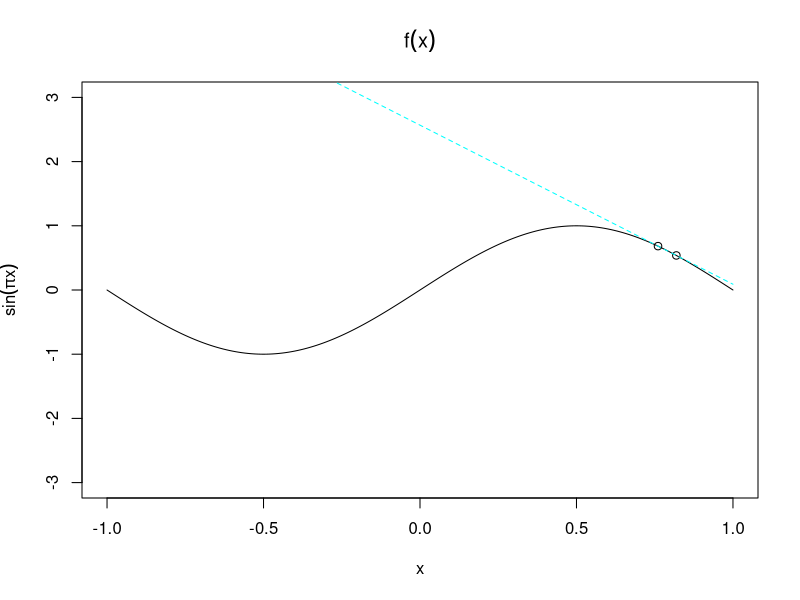
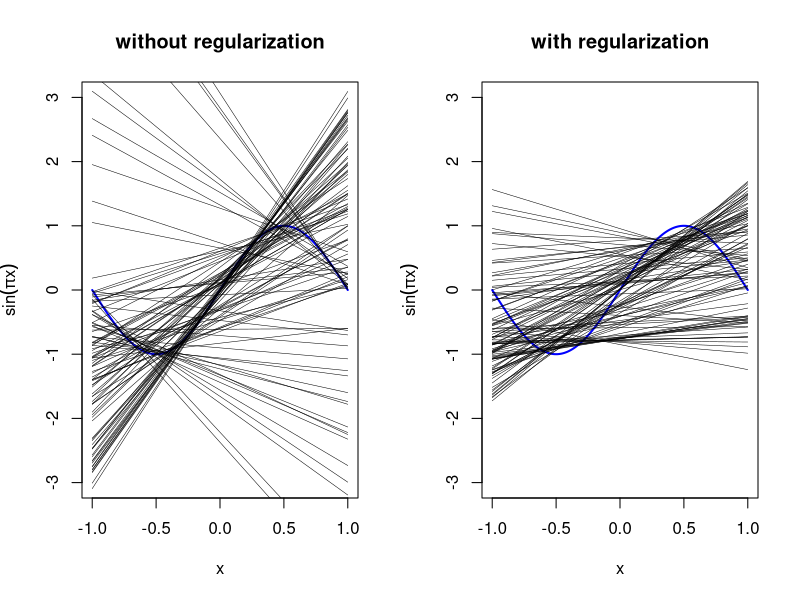
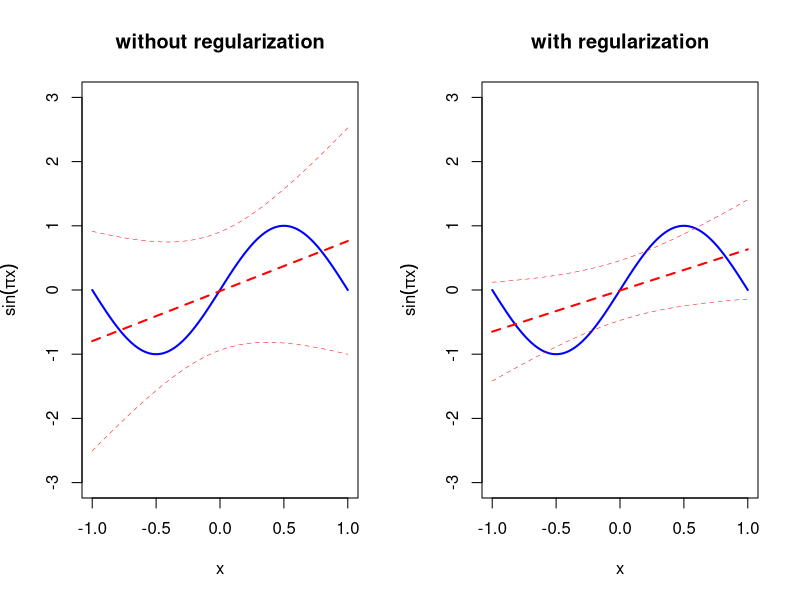
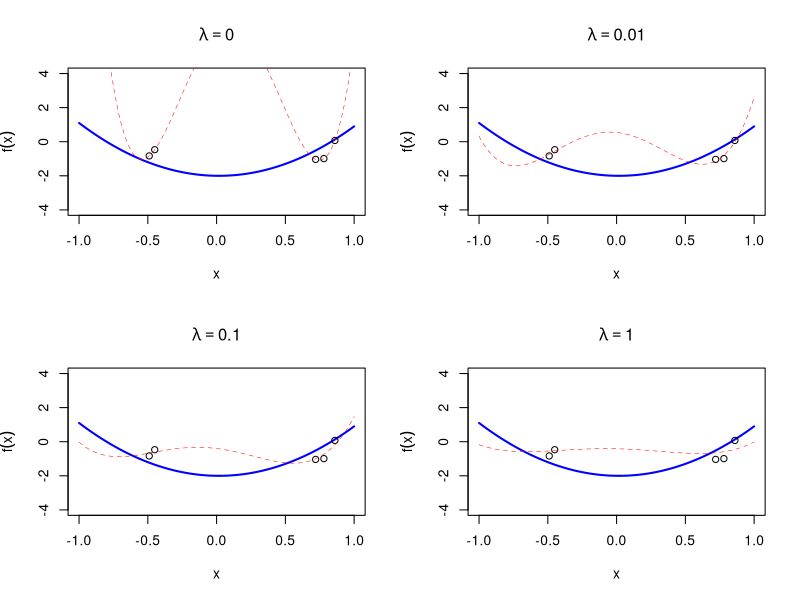

Write R code to recreate these figures, in order.
# Choose n points on the sine function
simul=function(n){
	data<-matrix(rep(NA,n*2),nrow=n,ncol=2)
	x<-runif(n,-1,1)
	y<-sin(pi*x)
	data[,1]<-x
	data[,2]<-y
	return(data)
}

# Shows sin fn with 2 random points as well as the two fitted models
data<-simul(2)
lin=function(xx,data){ #lin is the fitted linear model
	l<-lm(data[,2]~data[,1])
	return(l$coefficients[1]+(xx*l$coefficients[2]))
}
x<-seq(-1,1,0.01)
plot(c(-1,1),c(-3,3),type="n",main=expression(f(x)),xlab=expression(x),ylab=expression(sin(pi*x)))
lines(x,sin(x*pi),type="l",main=expression(f(x)))
points(data)
lines(x,lin(x,data),lty=2,col="cyan")

# Legendre polynomials
Legendre=function(x,n){
	val=0
	for(i in 0:n){
		val=val+((x^i)*choose(n,i)*choose((n+i-1)/2,n))
	}
	return((2^n)*val)
}

# Regularised estimate
RegEst=function(data,Q,lam){
	d=dim(data)
	y=matrix(data[,2],nrow=d[1])
	Z=matrix(rep(NA,(d[1]*(Q+1))),nrow=d[1])
	for(i in 1:d[1]){
		Z[i,1]<-1
		for(j in 2:(Q+1)){
			Z[i,j]=Legendre(data[i,1],j-1)
		}
	}
	w=solve((t(Z)%*%Z)+(lam*diag(Q+1)))%*%(t(Z)%*%y)
	return(w)
}

# polynomial model of order "Q" based on "data" and regularisation parameter "lam"
RegLin=function(xx,data,lam,Q){ #lin is the fitted linear model
	l<-RegEst(data,Q,lam)
	j<-l[1]

	for(i in 2:(Q+1)){
		j<-j+(l[i]*(Legendre(xx,i-1)))
	}

	return(j)
}

# show M linear models fitted to sin model (with and without regularization)
M=100;x<-seq(-1,1,0.01)
layout(matrix(c(1,2),nrow=1,ncol=2,byrow=T),widths=c(2,2),heights=c(1))
plot(c(-1,1),c(-3,3),type="n",main="without regularization",xlab=expression(x),ylab=expression(sin(pi*x)))
lines(x,sin(x*pi),type="l",lwd=2,col="blue")
curves.org=matrix(rep(NA,M*length(x)),ncol=length(x),nrow=M);
curves.reg=matrix(rep(NA,M*length(x)),ncol=length(x),nrow=M);
for(i in 1:M){
	data<-simul(2)
	curves.org[i,]<-lin(x,data)
	curves.reg[i,]<-RegLin(x,data,0.1,1)
}
for(i in 1:M){
	lines(x,curves.org[i,],type="l",lwd=0.5)
}
plot(c(-1,1),c(-3,3),type="n",main="with regularization",xlab=expression(x),ylab=expression(sin(pi*x)))
lines(x,sin(x*pi),type="l",lwd=2,col="blue")
for(i in 1:M){
	lines(x,curves.reg[i,],type="l",lwd=0.5)
}

# estimate Eout from M linear models fitted to sin model (with and without regularization)
M=1000
curves.org=matrix(rep(NA,M*length(x)),ncol=length(x),nrow=M);avg.org=rep(NA,length(x));vari.org=rep(NA,length(x))
curves.reg=matrix(rep(NA,M*length(x)),ncol=length(x),nrow=M);avg.reg=rep(NA,length(x));vari.reg=rep(NA,length(x))
for(i in 1:M){
	data<-simul(2)
	curves.org[i,]<-lin(x,data)
	curves.reg[i,]<-RegLin(x,data,0.1,1)
}
for(i in 1:length(x)){
	avg.org[i]<-mean(curves.org[,i])
	vari.org[i]<-var(curves.org[,i])
	avg.reg[i]<-mean(curves.reg[,i])
	vari.reg[i]<-var(curves.reg[,i])
}
layout(matrix(c(1,2),nrow=1,ncol=2,byrow=T),widths=c(1,1),heights=c(1))
plot(c(-1,1),c(-3,3),type="n",main="without regularization",xlab=expression(x),ylab=expression(sin(pi*x)))
lines(x,sin(x*pi),type="l",lwd=2,col="blue")
lines(x,avg.org,type="l",lwd=2,lty=2,col="red")
bias.org=(t(sin(pi*x)-avg.org)%*%(sin(pi*x)-avg.org))*0.01
lines(x,avg.org+sqrt(vari.org),type="l",lwd=0.5,lty=2,col="red")
lines(x,avg.org-sqrt(vari.org),type="l",lwd=0.5,lty=2,col="red")
c(bias.org,mean(vari.org),bias.org+mean(vari.org))
plot(c(-1,1),c(-3,3),type="n",main="with regularization",xlab=expression(x),ylab=expression(sin(pi*x)))
lines(x,sin(x*pi),type="l",lwd=2,col="blue")
lines(x,avg.reg,type="l",lwd=2,lty=2,col="red")
bias.reg=(t(sin(pi*x)-avg.reg)%*%(sin(pi*x)-avg.reg))*0.01
lines(x,avg.reg+sqrt(vari.reg),type="l",lwd=0.5,lty=2,col="red")
lines(x,avg.reg-sqrt(vari.reg),type="l",lwd=0.5,lty=2,col="red")
c(bias.reg,mean(vari.reg),bias.reg+mean(vari.reg))


# Quadratic function with few data points
fdiff=function(x,target,model){
	f=fit(x,model)
	return((t(f-target)%*%(f-target))*(x[2]-x[1]))
}

generator=function(n,x,func,sig){
	l<-length(func)
	dat<-matrix(rep(NA,2*n),ncol=n)
	xdat<-floor(runif(n)*l)+1
	ydat<-func[xdat]+rnorm(n,0,sig)
	xdat<-x[xdat]
	Data<-data.frame(xdat,ydat)
	return(Data)
}

# Creates 2 by 2 plot showing regularised fit to data with quadratic target function for various values of lambda
x<-seq(-1,1,0.01);n=5;sig=0.5;t=2;
layout(matrix(c(1,2,3,4),nrow=2,ncol=2,byrow=T),widths=c(1,1),heights=c(1,1))
func=(3*x^2)-(0.1*x)-2
d<-generator(n,x,func,sig)

plot(c(-1,1),c(-4,4),main=expression(lambda==0),type="n",xlab="x",ylab=expression(f(x)))
lines(x,func,type="l",lwd=2,col="blue")
points(d$xdat,d$ydat)
four<-RegLin(x,d,0,4)
lines(x,four,lty=2,col="red",lwd=0.5)

plot(c(-1,1),c(-4,4),main=expression(lambda==0.01),type="n",xlab="x",ylab=expression(f(x)))
lines(x,func,type="l",lwd=2,col="blue")
points(d$xdat,d$ydat)
four<-RegLin(x,d,0.01,4)
lines(x,four,lty=2,col="red",lwd=0.5)

plot(c(-1,1),c(-4,4),main=expression(lambda==0.1),type="n",xlab="x",ylab=expression(f(x)))
lines(x,func,type="l",lwd=2,col="blue")
points(d$xdat,d$ydat)
four<-RegLin(x,d,0.1,4)
lines(x,four,lty=2,col="red",lwd=0.5)

plot(c(-1,1),c(-4,4),main=expression(lambda==1),type="n",xlab="x",ylab=expression(f(x)))
lines(x,func,type="l",lwd=2,col="blue")
points(d$xdat,d$ydat)
four<-RegLin(x,d,1,4)
lines(x,four,lty=2,col="red",lwd=0.5)
